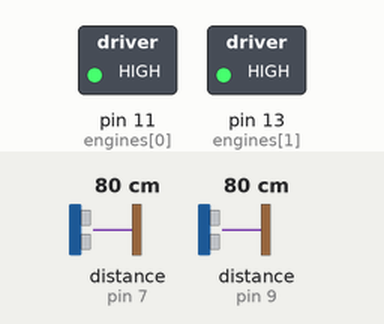
The sketch below on a simulated Arduino Uno, built with avr-gcc and run on an emulated ATmega328P. On the bench: switched loads named in the sketch (green lamp = pin HIGH). Wiring (inferred from the names in the program): 2 × ultrasonic range finder: trigger pin 8, echo pin 7 / trigger pin 10, echo pin 9. Inputs (shaded band) come from the test bench; at power-on: distance to the obstacle (sensors on pin 7, pin 9) 80 cm. The echo pulse lasts 58.3 µs per cm; pins used as bus, display or sensor lines are not drawn.

Above: at 1.2 s.
1.3 s: distance to the obstacle (sensor on pin 7) set to 51 cm
2.8 s: distance to the obstacle (sensor on pin 7) set to 46 cm
At 3.34 s:
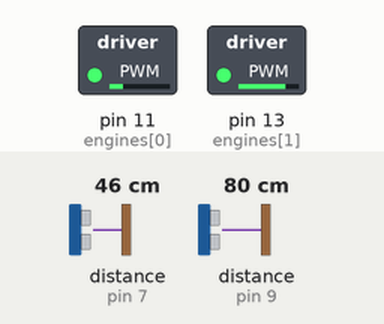
5.8 s: distance to the obstacle (sensor on pin 9) set to 18 cm
8.8 s: distance to the obstacle (sensor on pin 9) set to 250 cm
11.8 s: distance to the obstacle (sensor on pin 7) set to 60 cm
At 13.0 s:
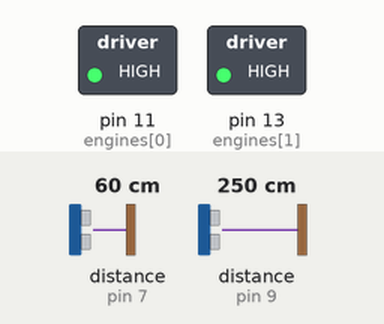
13.3 s: distance to the obstacle (sensor on pin 9) set to 50 cm
14.8 s: distance to the obstacle (sensor on pin 9) set to 41 cm
At 15.5 s:
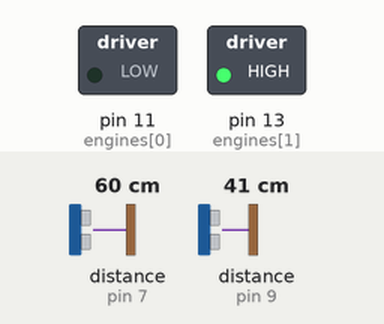
Timing chart, 0 to 18.8 s (numbered marks = the images above; inputs shaded):
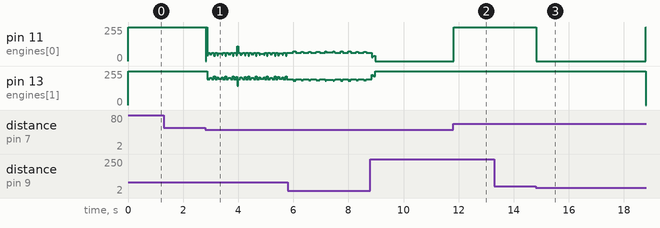

Measured:
- the behaviour switches between 47 and 46 cm on distance to the obstacle (sensor on pin 7) (found by bisection; images 0 and 1)
- the behaviour switches between 47 and 46 cm on distance to the obstacle (sensor on pin 9) (found by bisection; images 2 and 3)
- after the input at 1.3 s, every drawn part: stays the same
- after the input at 11.8 s, pin 11 (engines[0]): 0/255 → 255/255 at once
- after the input at 13.3 s, every drawn part: stays the same
- after the input at 14.8 s, pin 11 (engines[0]): 255/255 → 0/255 at once, → 255/255 4.0 s later; pin 13 (engines[1]): 255/255 → 0/255 after 4.0 s

The sketch:

robot_logic.ino
```cpp
// (licence header left out)
long time[2] = {0, 0}, cm[2] = {0, 0};
int echo[2] = {7, 9}, trig[2] = {8, 10}, engines[2] = {11, 13};
long minDistance = 45;
boolean turningRight = false, turningLeft = false;

 void setup(){
   initSensors(0);
   initSensors(1);
   initEngines(0);
   initEngines(1);
}

void initSensors(int num){
  pinMode(echo[num], INPUT);
  pinMode(trig[num], OUTPUT);
}

void initEngines(int num){
  pinMode(engines[num], OUTPUT);
}

void engineLogic(){

  if (!checkSensors(0) && !checkSensors(1) && !turningRight && !turningLeft){
    digitalWrite(engines[0], HIGH);
    digitalWrite(engines[1], HIGH);
  }else{
    turningRight = true;
  }

 if (turningRight){
   turningLeft = false;
   digitalWrite(engines[1], LOW);
   digitalWrite(engines[0], HIGH);
   if (!checkSensors(0) && !checkSensors(1)){
     turningRight = false;
   }else{
     turningLeft = true;
   }
 }

 if (turningLeft){
   turningRight = false;
   digitalWrite(engines[0], LOW);
   digitalWrite(engines[1], HIGH);
   if (!checkSensors(0) && !checkSensors(1)){
     turningLeft = false;
   }else{
     turningRight = true;
   }
 }

}

boolean checkSensors(int num){
 digitalWrite(trig[num], LOW);
 delayMicroseconds(2);
 digitalWrite(trig[num], HIGH);
 delayMicroseconds(2);
 digitalWrite(trig[num], LOW);

 time[num] = pulseIn(echo[num], HIGH);
 /*
  v = 2s/t
  s = vt/2
  v = 340 m/s
  s = 340*(time/1000000)/2
 */
 cm[num] = time[num]/58.2;
 if(cm[num] <= minDistance && cm[num] != 0){
   return true;
 }else{
   return false;
 }
}

void loop(){
 engineLogic();
}
```
